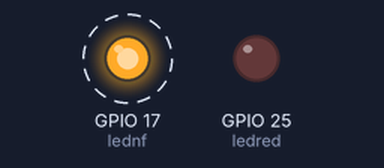
This program was run on a simulated ESP32. On the bench: output pins drawn as LEDs (lit = HIGH). Dashed ring = blinking.

Above: at 0.05 s.
At 2.65 s:
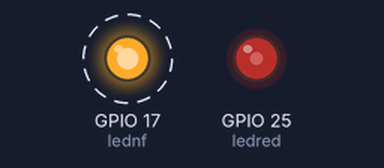
At 5.55 s:
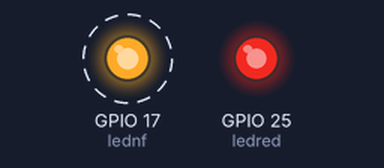
At 11.05 s:
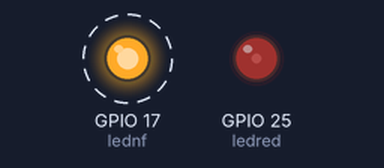
Timing chart, 0 to 15.6 s (numbered marks = the images above):
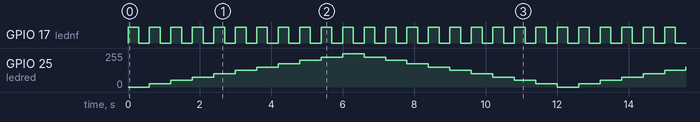

Measured:
- by itself, GPIO 17 (lednf): alternates HIGH for 0.30 s and LOW for 0.30 s

The program:

main.cpp
```cpp
#include <Arduino.h>
const int ledred = 25;
const int lednf = 17;
void setup() {
pinMode(ledred,OUTPUT);
pinMode(lednf,OUTPUT);
}

void loop() {

  for (int i = 0; i < 250; i += 25) {
    analogWrite(ledred, i);
    digitalWrite(lednf,HIGH);
    delay(300);
    digitalWrite(lednf,LOW);
    delay(300);
  }
for (int i = 250; i > 0; i -= 25) {
    analogWrite(ledred, i);
    digitalWrite(lednf,HIGH);
    delay(300);
    digitalWrite(lednf,LOW);
    delay(300);
  }

}
```
